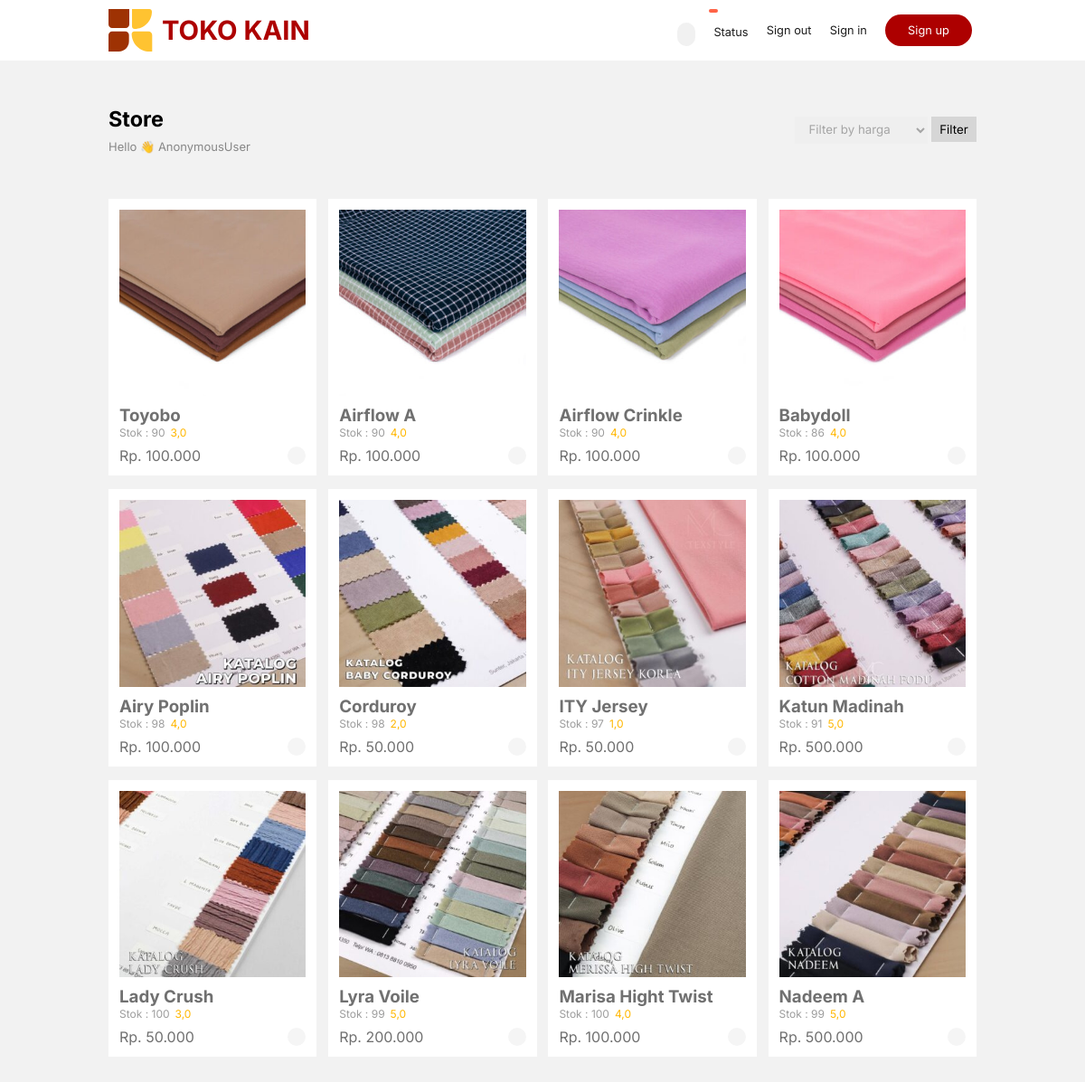
The app's page /, older data.
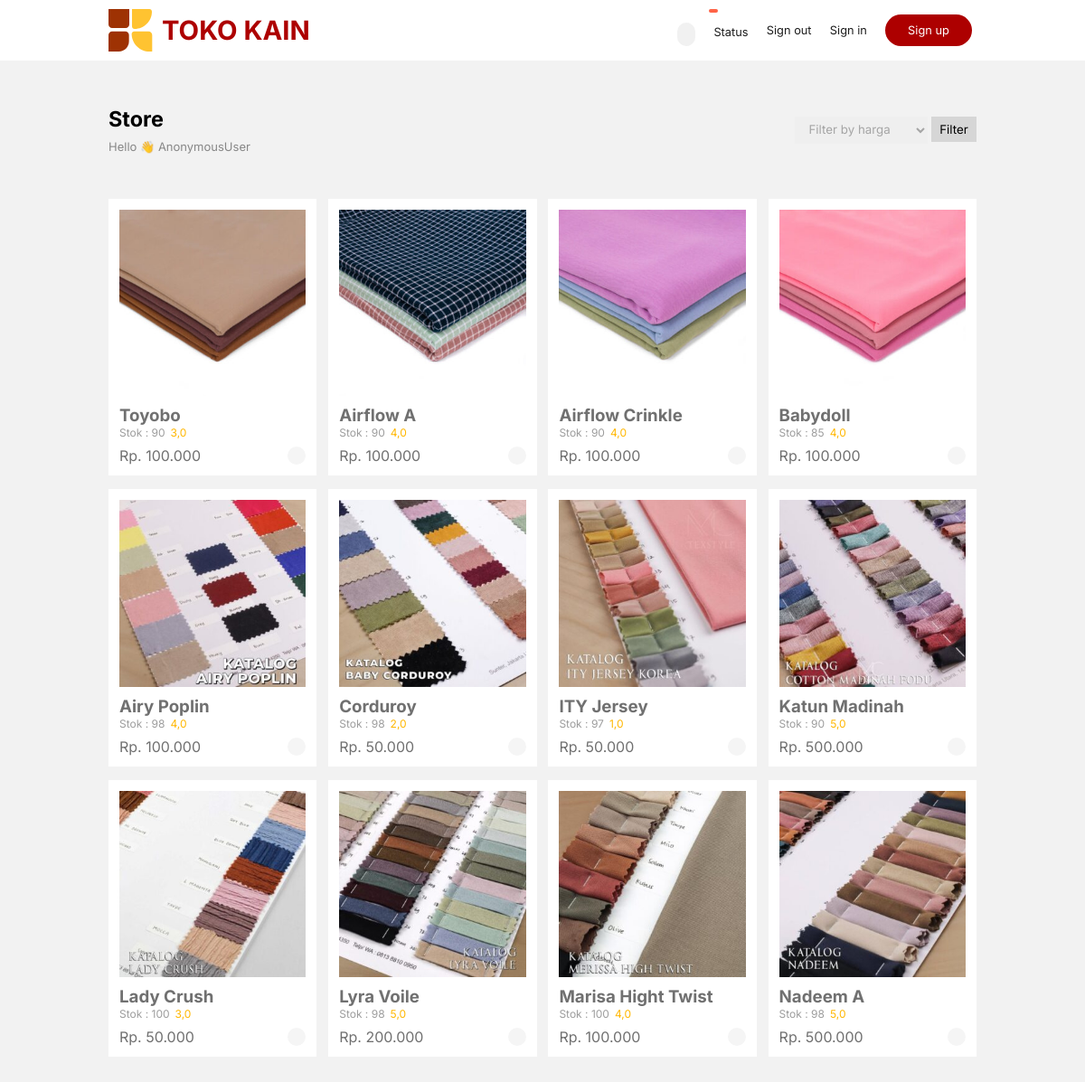
The same page, newer data.
### greenstore_app/models.py (models this page shows, shortened)
class Produk(models.Model):
    img_produk = models.ImageField(upload_to='produk')
    nama_produk = models.CharField(max_length=100)
    rettings = models.FloatField()
    harga = models.IntegerField()
    stok = models.IntegerField(default=0)

### greenstore_app/views.py (the view)
# urls.py: path('', ProdukListView.as_view(), name='index'),
class ProdukListView(ListView):
    model = Produk
    template_name = 'index.html'
    context_object_name = 'produk'
    def get_queryset(self):
        queryset = Produk.objects.all().order_by('-id')
        filter_type = self.request.GET.get('filter_type', '')
        if filter_type == 'termurah':
            queryset = queryset.order_by('harga')
        elif filter_type == 'termahal':
            queryset = queryset.order_by('-harga')
        return queryset

### templates/index.html (shortened to what this page needs)
{% load static %}
<!DOCTYPE html>
<html lang="en">
<head>
    <link rel="stylesheet" href="{%static 'css/main.css'%}">
</head>
<body>
    <nav>
        <div class="logo">
            <img src="{% static 'img/logo.svg' %}" alt="">
            <h3><a href="{% url 'index' %}" style="text-decoration: none; color: var(--dua)">TOKO KAIN</a></h3>
        </div>
        <div class="btncart">
            <a href="{% url 'checkout' %}">
                <p id="jlh">{{ total_items }}</p>
                <ion-icon name="cart" id="cartProduk"></ion-icon>
            </a>
            <a href="{% url 'status' %}">
                <p id="statuspes">Status</p>
            </a>
            <a href="" class="signout" id="signout-btn">Sign out</a>
            <button class="signin" onclick="window.dialogsignin.showModal();" id="singin">Sign in</button>
            <button class="signup" onclick="window.dialogsignup.showModal();" id="signup">Sign up</button>
        </div>
    </nav>
    <div class="container">
        <div class="content1">
            <div class="title">
                <h3>Store</h3>
                <p>Hello 👋 {{user}}</p>
            </div>
            <form method="GET" action="{% url 'index' %}">
                <select name="filter_type" id="filter-type">
                    <option value="">Filter by harga</option>
                </select>
                <button type="submit">Filter</button>
            </form>
        </div>
        <div class="content2">
            {% for data in produk %}
                <div class="card">
                    <img src="{{data.img_produk.url}}" alt="">
                    <div class="ket">
                        <h3>{{data.nama_produk}}</h3>
                        <div id="reting">
                            <div class="stok">
                                <p>Stok : {{data.stok}}</p>
                            </div>
                            <a href="#" class="update-rettings-btn" data-produk-id="{{ data.id }}" style="text-decoration: none; color: rgb(255, 183, 0);">
                                {{ data.rettings }}
                            </a>
                        </div>
                        <p id="formatted-harga">Rp. {{data.harga}}</p>
                        <a href="#" class="beli-btn" data-produk-id="{{data.id}}">
                            <ion-icon name="bag-check" id="beli"></ion-icon>
                        </a>
                    </div>
                </div>
            {% endfor %}
        </div>
    </div>
</body>
</html>

Row changes from the older to the newer data that the page shows:
changed Produk "Babydoll": stok "86" → "85"
changed Produk "Katun Madinah": stok "91" → "90"
changed Produk "Lyra Voile": stok "99" → "98"
changed Produk "Nadeem A": stok "99" → "98"
